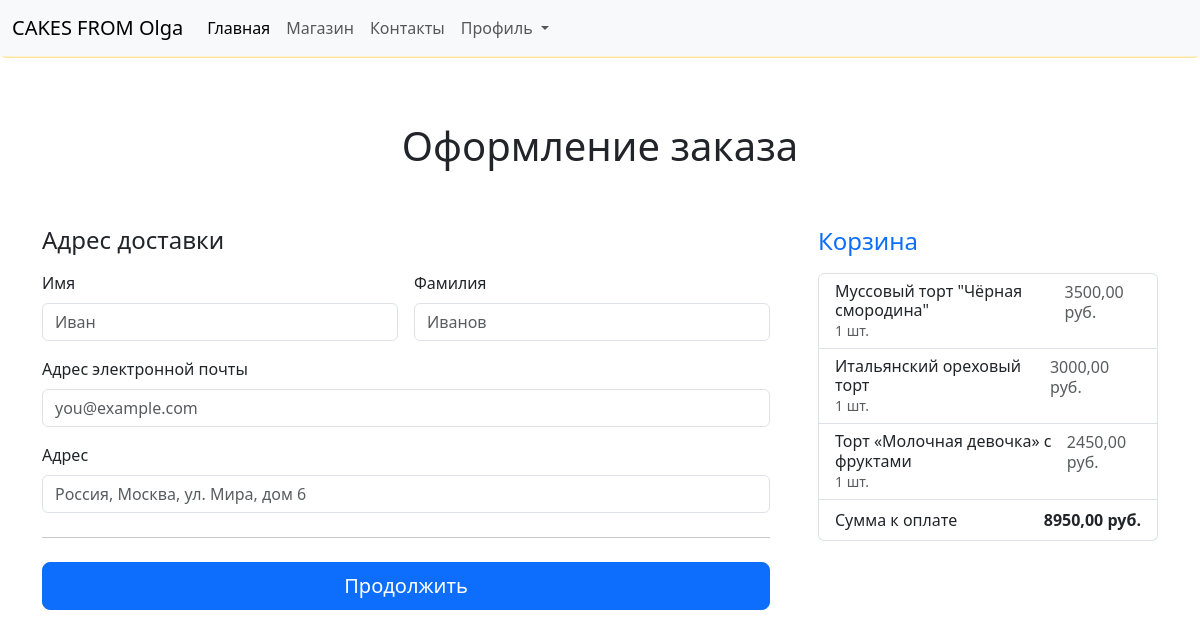
The app's page /orders/create/ (signed in) with its own data.
### olga/models.py (models this page shows, shortened)
class Basket(models.Model):
    user = models.ForeignKey(User, on_delete=models.CASCADE, verbose_name='пользователь')
    product = models.ForeignKey(ProductsModel, on_delete=models.CASCADE, verbose_name='продукт')
    quantity = models.PositiveIntegerField(default=0, verbose_name='количество')
    created_timestamp = models.DateTimeField(auto_now_add=True)
    objects = BasketQuerySet.as_manager()
    def sum(self):
        return self.quantity*self.product.price

class ProductsModel(models.Model):
    products = models.CharField(max_length=150, unique=True, verbose_name='продукт')
    slug = models.SlugField(verbose_name='URL', unique=False)
    description = models.CharField(max_length=250, null=True, blank=True, verbose_name='описание')
    price = models.DecimalField(max_digits=6, decimal_places=2, verbose_name='цена')
    quantity = models.PositiveIntegerField(default=0, verbose_name='количество')
    image = models.ImageField(upload_to='products_image')
    category = models.ForeignKey(CategoryModel, on_delete=models.CASCADE, related_name='productsmodel')
    class Meta:
        verbose_name_plural = 'продукты'
        verbose_name = 'продукт'

### orders/views.py (the view, shortened to what this page needs)
# urls.py: path('create/', OrderCreateView.as_view(), name='order_create'),
class OrderCreateView(CreateView):
    template_name = 'orders/order-create.html'
    form_class = OrderForms
    success_url = reverse_lazy('orders:order_create')

### orders/forms.py
class OrderForms(forms.ModelForm):
    first_name = forms.CharField(widget=forms.TextInput(attrs={'class': 'form-control', 'placeholder': 'Иван'}))
    last_name = forms.CharField(widget=forms.TextInput(attrs={'class': 'form-control', 'placeholder': 'Иванов'}))
    email = forms.EmailField(widget=forms.EmailInput(attrs={'class': 'form-control', 'placeholder': 'you@example.com'}))
    address = forms.CharField(widget=forms.TextInput(attrs={'class': 'form-control',
                                                            'placeholder': 'Россия, Москва, ул. Мира, дом 6'}))
    class Meta:
        model = Orders
        fields = ('first_name', 'last_name', 'email', 'address')

### olga/context_processors.py (called while the page is built)
def baskets(request):
    user = request.user
    return {'baskets': Basket.objects.filter(user=user) if user.is_authenticated else []}

### olga/models.py (called while the page is built)
    def total_sum(self):
        return sum(basket.sum() for basket in self)

    def total_quantity(self):
        return sum(basket.quantity for basket in self)

### orders/templates/orders/order-create.html (shortened to what this page needs)
{% extends 'olga/base.html' %}
{% load static %}
{% block content %}
    <section>
        <div class="alert alert-warning text-center" role="alert">
        </div>
        <div class="container">
            <div class="py-5 text-center">
                <h1>Оформление заказа</h1>
            </div>
            <div class="row g-5">
                <div class="col-md-5 col-lg-4 order-md-last">
                    <h4 class="d-flex justify-content-between align-items-center mb-3">
                        <span class="text-primary">Корзина</span>
                        <span class="badge badge-primary badge-pill text-white">{{ baskets.total_quantity }}</span>
                    </h4>
                    <ul class="list-group mb-3">
                        {% for basket in baskets %}
                            <li class="list-group-item d-flex justify-content-between lh-sm">
                                <div>
                                    <h6 class="my-0">{{ basket.product.products }}</h6>
                                    <small class="text-muted">{{ basket.quantity }} шт.</small>
                                </div>
                                <span class="text-muted">{{ basket.sum }} руб.</span>
                            </li>
                        {% endfor %}
                        <li class="list-group-item d-flex justify-content-between">
                            <span>Сумма к оплате</span>
                            <strong>{{ baskets.total_sum }} руб.</strong>
                        </li>
                    </ul>
                </div>
            <div class="col-md-7 col-lg-8">
                <h4 class="mb-3">Адрес доставки</h4>
                <form action="{% url 'orders:order_create' %}" method="post">
                    <div class="row g-3">
                        <div class="col-sm-6">
                            <label for="{{ form.first_name.id_for_label }}" class="form-label">Имя</label>
                            {{ form.first_name }}
                        </div>
                        <div class="col-sm-6">
                            <label for="{{ form.last_name.id_for_label }}" class="form-label">Фамилия</label>
                            {{ form.last_name }}
                        </div>
                        <div class="col-12 mt-3">
                            <label for="{{ form.email.id_for_label }}" class="form-label">Адрес электронной почты</label>
                            {{ form.email }}
                        </div>
                        <div class="col-12 mt-3">
                            <label for="{{ form.address.id_for_label }}" class="form-label">Адрес</label>
                            {{ form.address }}
                        </div>
                    </div>
                    <hr class="my-4">
                    <button class="w-100 btn btn-primary btn-lg" type="submit">Продолжить</button>
                </form>
            </div>
        </div>
    </div>
</section>
{% endblock content %}

### records on screen
Basket: product.products "Муссовый торт \"Чёрная смородина\"", quantity "1", sum "3500,00", total_sum "8950,00"
Basket: product.products "Итальянский ореховый торт", quantity "1", sum "3000,00"
Basket: product.products "Торт «Молочная девочка» с фруктами", quantity "1", sum "2450,00"
